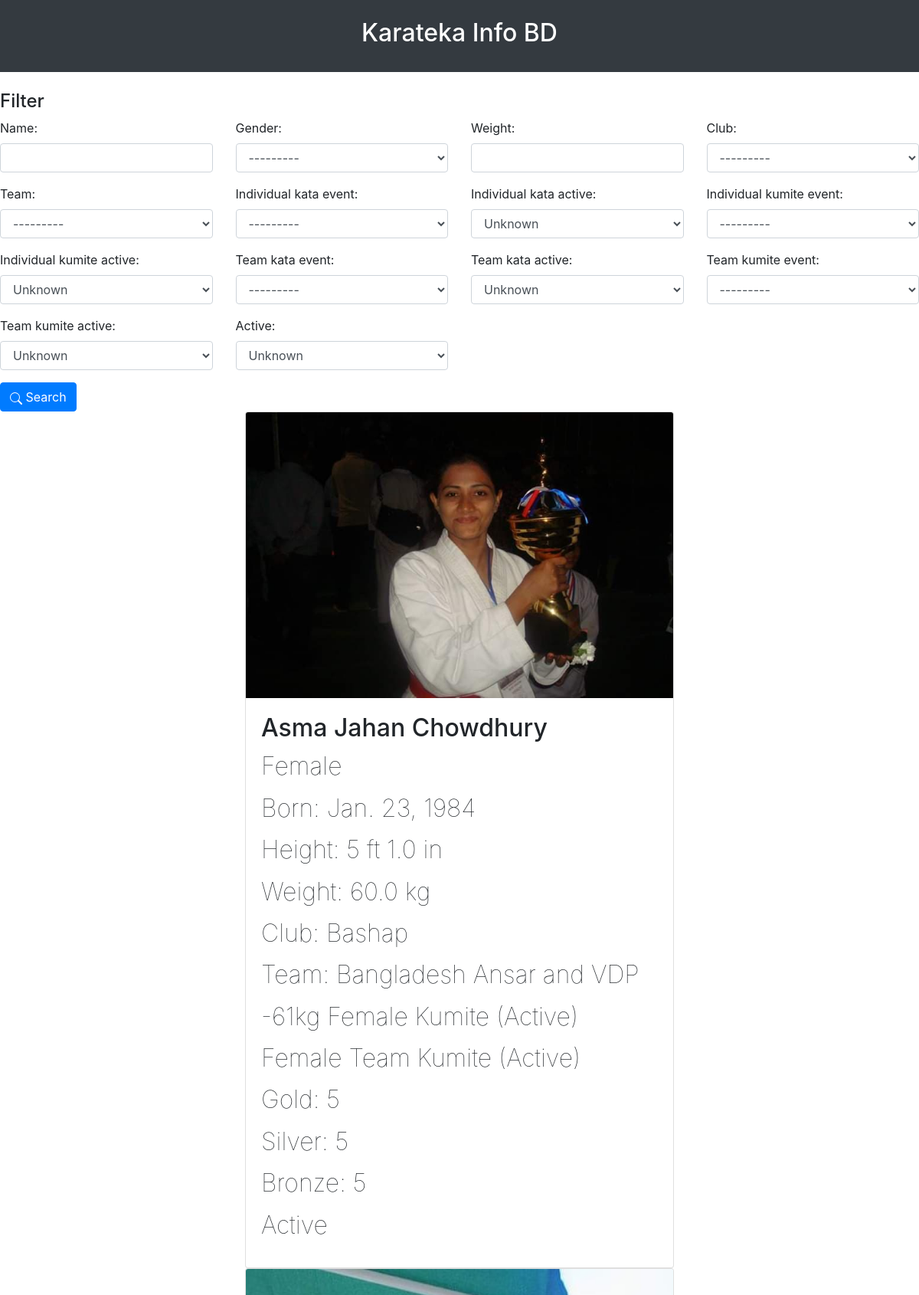
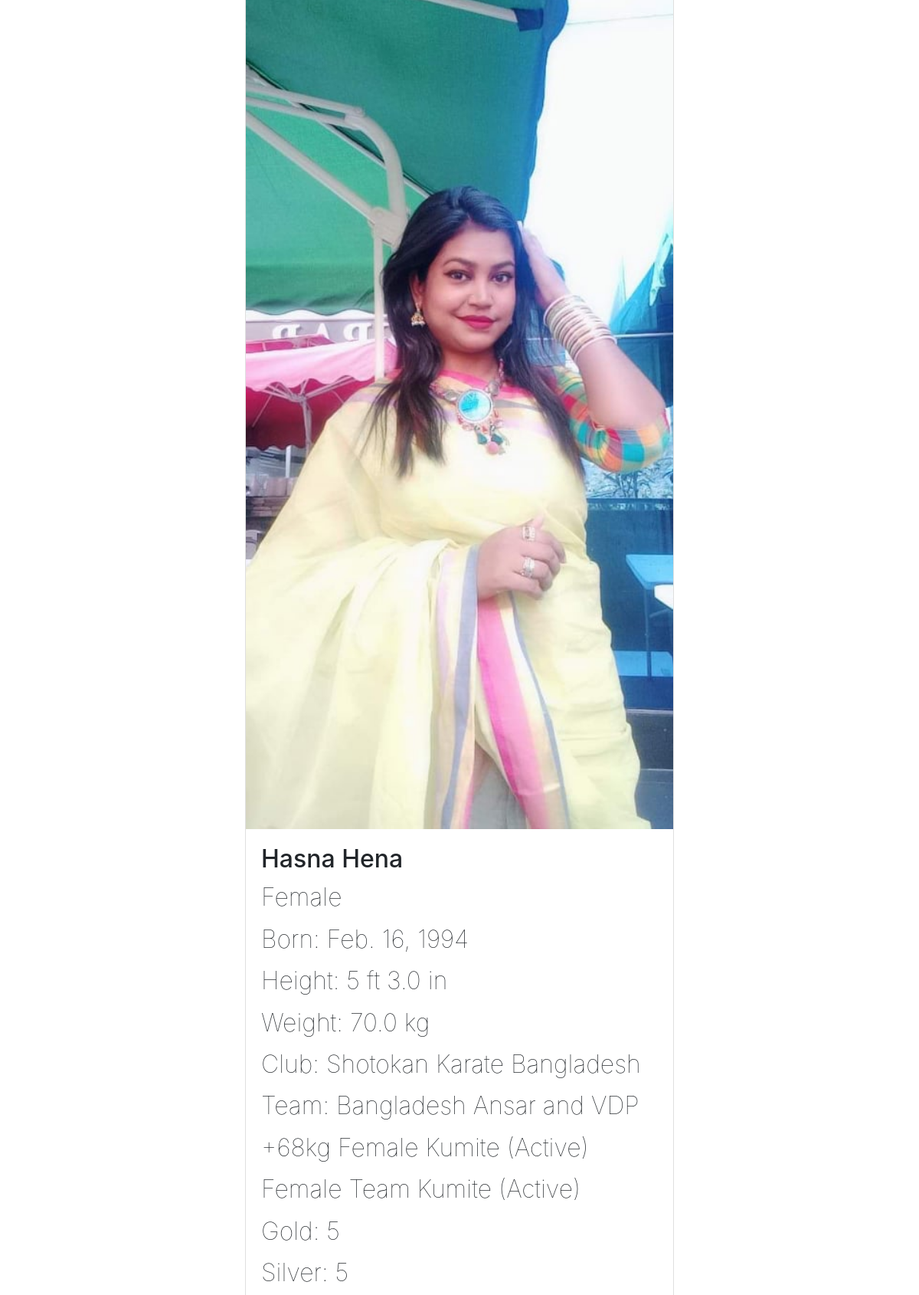
The app's page /karatekainfobd/show_all_athletes_page/ (upper part) with its own data (2 pictures, top to bottom).
### features/models.py (models this page shows, shortened)
class Athlete(models.Model):
    name = models.CharField(max_length=100)
    gender = models.CharField(max_length=100, choices=GENDER_CHOICES)
    date_of_birth = models.DateField()
    feet_height = models.PositiveIntegerField(default=0)
    inch_height = models.DecimalField(default=0.0, decimal_places=1, max_digits=3, validators=[MinValueValidator(Decimal(0.0))])
    weight = models.FloatField(default=0.0, help_text='Weight in kg')
    club = models.ForeignKey(Club, blank=True, null=True, on_delete=models.SET_NULL)
    team = models.ForeignKey(Team, blank=True, null=True, on_delete=models.SET_NULL)
    individual_kata_event = models.CharField(max_length=22, choices=get_all_individual_kata_choices(), blank=True, default="")
    individual_kata_active = models.BooleanField(default=False)
    individual_kumite_event = models.CharField(max_length=22, choices=get_all_individual_kumite_choices(), blank=True, default="")
    individual_kumite_active = models.BooleanField(default=False)
    team_kata_event = models.CharField(max_length=22, choices=get_all_team_kata_choices(), blank=True, default="")
    team_kata_active = models.BooleanField(default=False)
    team_kumite_event = models.CharField(max_length=22, choices=get_all_team_kumite_choices(), blank=True, default="")
    team_kumite_active = models.BooleanField(default=False)
    u21_kata_event = models.CharField(max_length=22, choices=get_all_u21_kata_choices(), blank=True, default="")
    u21_kata_active = models.BooleanField(default=False)
    u21_kumite_event = models.CharField(max_length=22, choices=get_all_u21_kumite_choices(), blank=True, default="")
    u21_kumite_active = models.BooleanField(default=False)
    gold = models.PositiveIntegerField(default=5)
    silver = models.PositiveIntegerField(default=5)
    bronze = models.PositiveIntegerField(default=5)
    description = models.CharField(max_length=100, blank=True, default='')
    picture = models.ImageField(upload_to='athlete_images', blank=True)
    active = models.BooleanField(default=True)

class Club(models.Model):
    name = models.CharField(max_length=50, unique=True)
    founded = models.DateField(blank=True, null=True)
    description = models.CharField(max_length=100, blank=True, default='')
    logo_picture = models.ImageField(upload_to='club_logos', blank=True)
    def __str__(self):
        return self.name

class Team(models.Model):
    name = models.CharField(max_length=50, unique=True)
    founded = models.DateField(blank=True, null=True)
    description = models.CharField(max_length=100, blank=True, default='')
    logo_picture = models.ImageField(upload_to='team_logos', blank=True)
    def __str__(self):
        return self.name

### features/views.py (the view)
# urls.py: path('show_all_athletes_page/', views.show_all_athletes_page, name='show_all_athletes_page'),
def show_all_athletes_page(request):
    context = {}
    athlete_list = Athlete.objects.all().order_by('name')
    athlete_filter = AthleteFilter(request.GET, queryset=athlete_list)
    context['athlete_filter'] = athlete_filter
    paginated_athlete_filter = Paginator(athlete_filter.qs, 4)
    page_number = request.GET.get('page')
    athlete_page_obj = paginated_athlete_filter.get_page(page_number)
    context['athlete_page_obj'] = athlete_page_obj
    return render(request, 'features/show_all_athletes_page.html', context=context)

### features/templatetags/features_extras.py (called while the page is built)
@register.simple_tag
def relative_url(value, field_name, urlencode=None):
    url = '?{}={}'.format(field_name, value)
    if urlencode:
        querystring = urlencode.split('&')
        filtered_querystring = filter(lambda p: p.split('=')[0] != field_name, querystring)
        encoded_querystring = '&'.join(filtered_querystring)
        url = '{}&{}'.format(url, encoded_querystring)
    return url

### features/templates/features/show_all_athletes_page.html (shortened to what this page needs)
{% extends 'base.html' %}
{% load features_extras %}
{% load widget_tweaks %}
{% block main_block %}
<form method="get">
    <div class="well">
      <h4 style="margin-top: 0">Filter</h4>
      <div class="row">
        <div class="form-group col-sm-4 col-md-3">
          {{ athlete_filter.form.name.label_tag }}
          {% render_field athlete_filter.form.name class="form-control" %}
        </div>
        <div class="form-group col-sm-4 col-md-3">
          {{ athlete_filter.form.gender.label_tag }}
          {% render_field athlete_filter.form.gender class="form-control" %}
        </div>
        <div class="form-group col-sm-4 col-md-3">
          {{ athlete_filter.form.weight.label_tag }}
          {% render_field athlete_filter.form.weight class="form-control" %}
        </div>
        <div class="form-group col-sm-4 col-md-3">
          {{ athlete_filter.form.club.label_tag }}
          {% render_field athlete_filter.form.club class="form-control" %}
        </div>
        <div class="form-group col-sm-4 col-md-3">
          {{ athlete_filter.form.team.label_tag }}
          {% render_field athlete_filter.form.team class="form-control" %}
        </div>
        <div class="form-group col-sm-4 col-md-3">
          {{ athlete_filter.form.individual_kata_event.label_tag }}
          {% render_field athlete_filter.form.individual_kata_event class="form-control" %}
        </div>
        <div class="form-group col-sm-4 col-md-3">
          {{ athlete_filter.form.individual_kata_active.label_tag }}
          {% render_field athlete_filter.form.individual_kata_active class="form-control" %}
        </div>
        <div class="form-group col-sm-4 col-md-3">
          {{ athlete_filter.form.individual_kumite_event.label_tag }}
          {% render_field athlete_filter.form.individual_kumite_event class="form-control" %}
        </div>
        <div class="form-group col-sm-4 col-md-3">
          {{ athlete_filter.form.individual_kumite_active.label_tag }}
          {% render_field athlete_filter.form.individual_kumite_active class="form-control" %}
        </div>
        <div class="form-group col-sm-4 col-md-3">
          {{ athlete_filter.form.team_kata_event.label_tag }}
          {% render_field athlete_filter.form.team_kata_event class="form-control" %}
        </div>
        <div class="form-group col-sm-4 col-md-3">
          {{ athlete_filter.form.team_kata_active.label_tag }}
          {% render_field athlete_filter.form.team_kata_active class="form-control" %}
        </div>
        <div class="form-group col-sm-4 col-md-3">
          {{ athlete_filter.form.team_kumite_event.label_tag }}
          {% render_field athlete_filter.form.team_kumite_event class="form-control" %}
        </div>
         <div class="form-group col-sm-4 col-md-3">
          {{ athlete_filter.form.team_kumite_active.label_tag }}
          {% render_field athlete_filter.form.team_kumite_active class="form-control" %}
        </div>
         <div class="form-group col-sm-4 col-md-3">
          {{ athlete_filter.form.active.label_tag }}
          {% render_field athlete_filter.form.active class="form-control" %}
        </div>
      </div>
      <button type="submit" class="btn btn-primary">
        <span>
        </span>
        Search
      </button>
    </div>
  </form>
{% for athlete in athlete_page_obj %}
<div class="nav justify-content-center">
    <div class="card" style="width: 35rem;">
        <a href="{% url 'show_athlete_page' athlete.id %}">
            <img src="{{ athlete.picture.url }}" class="card-img-top" width="120">
        </a>
        <div class="card-body">
            <h2>
                <p class="card-title">{{athlete.name}}</p>
                <p class="font-weight-lighter">{{athlete.gender}}</p>
                <p class="font-weight-lighter">Born: {{athlete.date_of_birth}}</p>
                <p class="font-weight-lighter">Height: {{athlete.feet_height}} ft {{athlete.inch_height}} in</p>
                <p class="font-weight-lighter">Weight: {{athlete.weight}} kg</p>
                <p class="font-weight-lighter">Club: {{athlete.club.name}}</p>
                <p class="font-weight-lighter">Team: {{athlete.team.name}}</p>
                {% if athlete.individual_kumite_event %}
                    <p class="font-weight-lighter">
                        {{athlete.individual_kumite_event}}
                        {% if athlete.individual_kumite_active %}
                            (Active)
                        {% else %}
                            (Inactive)
                        {% endif %}
                    </p>
                {% endif %}
                {% if athlete.team_kumite_event %}
                    <p class="font-weight-lighter">
                        {{athlete.team_kumite_event}}
                        {% if athlete.team_kumite_active %}
                            (Active)
                        {% else %}
                            (Inactive)
                        {% endif %}
                    </p>
                {% endif %}
                <p class="font-weight-lighter">Gold: {{athlete.gold}}</p>
                <p class="font-weight-lighter">Silver: {{athlete.silver}}</p>
                <p class="font-weight-lighter">Bronze: {{athlete.bronze}}</p>
                <p class="font-weight-lighter">
                    {% if not athlete.active %}
                        Retired
                    {% else %}
                        Active
                    {% endif %}
                </p>
            </h2>
        </div>
    </div>
</div>
{% endfor %}
{% endblock %}

### records on screen
Athlete: picture (picture), name "Asma Jahan Chowdhury", gender "Female", date_of_birth "Jan. 23, 1984", feet_height "5", inch_height "1.0", weight "60.0", club.name "Bashap", team.name "Bangladesh Ansar and VDP", individual_kumite_event "-61kg Female Kumite", individual_kumite_active "(Active)", team_kumite_event "Female Team Kumite", team_kumite_active "(Active)", gold "5", silver "5", bronze "5", active "Active"
Athlete: picture (picture), name "Hasna Hena", gender "Female", date_of_birth "Feb. 16, 1994", feet_height "5", inch_height "3.0", weight "70.0", club.name "Shotokan Karate Bangladesh", team.name "Bangladesh Ansar and VDP", individual_kumite_event "+68kg Female Kumite", individual_kumite_active "(Active)", team_kumite_event "Female Team Kumite", team_kumite_active "(Active)", gold "5", silver "5"

### other values on screen
{{ athlete_filter.form.name.label_tag }} "Name:"
{{ athlete_filter.form.gender.label_tag }} "Gender:"
{{ athlete_filter.form.weight.label_tag }} "Weight:"
{{ athlete_filter.form.club.label_tag }} "Club:"
{{ athlete_filter.form.team.label_tag }} "Team:"
{{ athlete_filter.form.individual_kata_event.label_tag }} "Individual kata event:"
{{ athlete_filter.form.individual_kata_active.label_tag }} "Individual kata active:"
{{ athlete_filter.form.individual_kumite_event.label_tag }} "Individual kumite event:"
{{ athlete_filter.form.individual_kumite_active.label_tag }} "Individual kumite active:"
{{ athlete_filter.form.team_kata_event.label_tag }} "Team kata event:"
{{ athlete_filter.form.team_kata_active.label_tag }} "Team kata active:"
{{ athlete_filter.form.team_kumite_event.label_tag }} "Team kumite event:"
{{ athlete_filter.form.team_kumite_active.label_tag }} "Team kumite active:"
{{ athlete_filter.form.active.label_tag }} "Active:"
